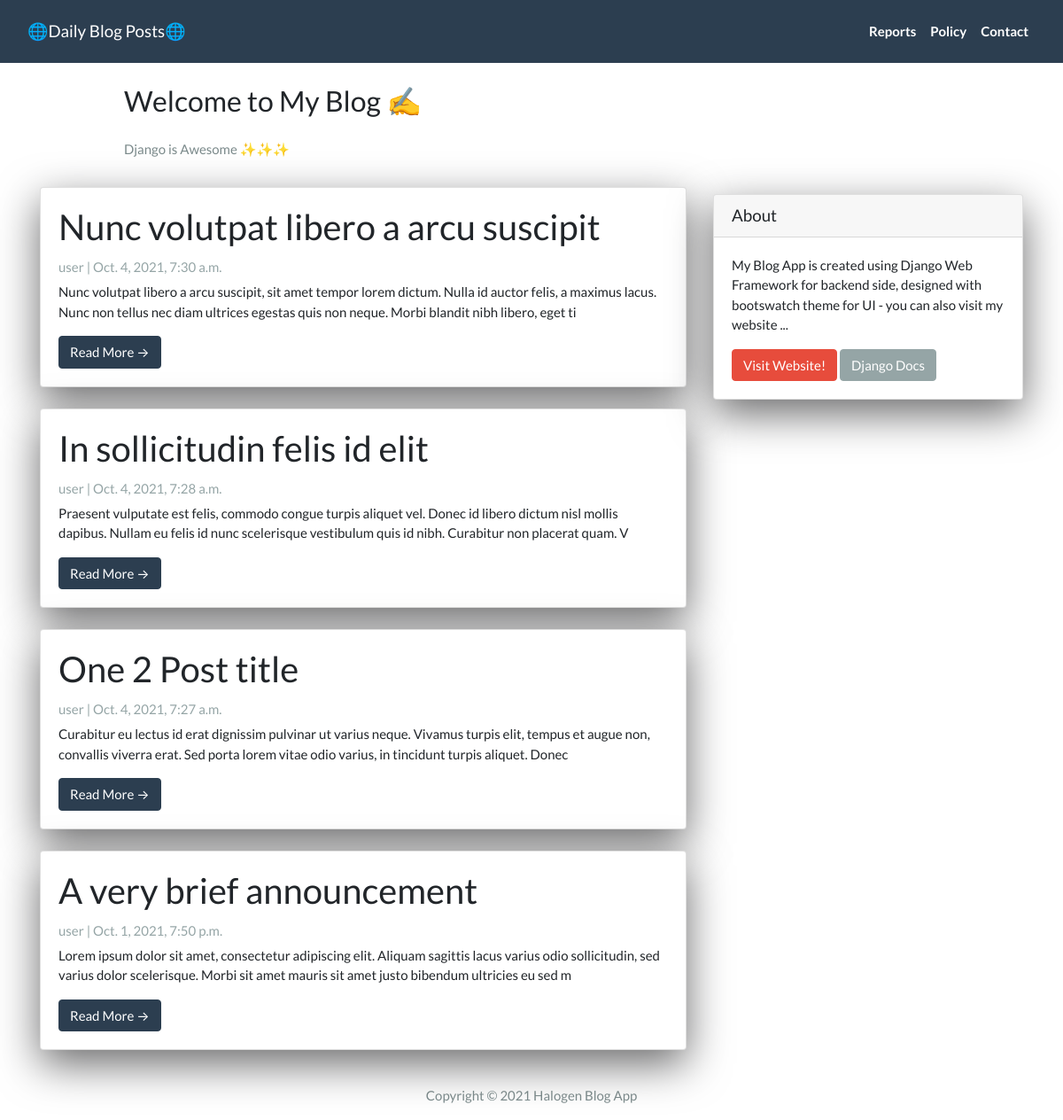
The page / on the database its author committed.
### blog/models.py (models this page shows, shortened)
class Post(models.Model):
	title = models.CharField(max_length = 200, unique = True)
	slug = models.SlugField(max_length = 200, unique = True)
	author = models.ForeignKey(User, on_delete = models.CASCADE, related_name = 'blog_posts')
	created_on = models.DateTimeField(auto_now_add = True)
	updated_on = models.DateTimeField(auto_now = True)
	content = models.TextField()
	status = models.IntegerField(choices=STATUS, default = 0)
	class Meta:
		ordering = ['-created_on']

### blog/views.py (the view)
# urls.py: path('', views.PostList.as_view(), name = 'home_page'),
class PostList(generic.ListView):
    queryset = Post.objects.filter(status = 1).order_by('-created_on')
    template_name = 'index.html'

### blog/templates/index.html (shortened to what this page needs)
{% extends "base.html" %}
{% block content %}
<header class="masthead">
  <div class="container">
    <div class="row">
      <div class=" col-md-8 col-md-10 mx-auto">
        <div class="site-heading">
          <h3 class=" site-heading my-4 mt-3 text-black"> Welcome to My Blog ✍️ </h3>
          <p class="text-dark">Django is Awesome ✨✨✨ </p>
        </div>
      </div>
    </div>
  </div>
</header>
<div class="container">
  <div class="row">
    <div class="col-md-8 mt-3 left">
      {% for post in post_list %}
      <div class="card mb-4">
        <div class="card-body">
          <h2 class="card-title">{{ post.title }}</h2>
          <p class="card-text text-muted h6">{{ post.author }} | {{ post.created_on}} </p>
          <p class="card-text">{{post.content|slice:":200"}}</p>
          <a href="{% url 'blog:post_detail' post.slug  %}" class="btn btn-primary">Read More &rarr;</a>
        </div>
      </div>
      {% endfor %}
    </div>
    {% block sidebar %}
    {% include 'sidebar.html' %}
    {% endblock sidebar %}
  </div>
</div>
{%endblock%}

### blog/templates/base.html (shortened to what this page needs)
<!DOCTYPE html>
<html>
<head>
  <link rel="stylesheet" href="https://stackpath.bootstrapcdn.com/bootswatch/4.5.2/flatly/bootstrap.min.css">
</head>
<body>
  <nav class="navbar navbar-expand-lg navbar-dark bg-primary" id="mainNav">
    <div class="container-fluid">
      <a class="navbar-brand" href="{% url 'blog:home_page' %}">🌐Daily Blog Posts🌐</a>
      <div class="collapse navbar-collapse" id="navbarResponsive">
        <ul class="navbar-nav ml-auto">
          <li class="nav-item text-black">
            <a class="nav-link text-black font-weight-bold" href="#">Reports</a>
          </li>
          <li class="nav-item text-black">
            <a class="nav-link text-black font-weight-bold" href="#">Policy</a>
          </li>
          <li class="nav-item text-black">
            <a class="nav-link text-black font-weight-bold" href="#">Contact</a>
          </li>
        </ul>
      </div>
    </div>
  </nav>
  {% block content %}{% endblock content %}
  <footer class="py-3 bg-grey">
    <p class="m-0 text-dark text-center ">Copyright &copy; 2021 Halogen Blog App </p>
  </footer>
</body>
</html>

### blog/templates/sidebar.html (shortened to what this page needs)
{% block sidebar %}
<div class="col-md-4 float-right ">
  <div class="card my-4">
    <h5 class="card-header">About</h5>
    <div class="card-body">
      <p class="card-text"> My Blog App is created using Django Web Framework for backend side, designed with bootswatch
        theme for UI - you can also visit my website ... </p>
      <a href="#" class="btn btn-danger">Visit Website!</a>
      <a href="https://docs.djangoproject.com/en/3.1/" class="btn btn-secondary">Django Docs</a>
    </div>
  </div>
</div>
{% endblock sidebar %}

### blog/templates/sidebar.html (style rules this page uses)
.card { box-shadow: 0 16px 48px #6a6a6b; }

### rows shown on the page
Post: title "Nunc volutpat libero a arcu suscipit", author "user", created_on "Oct. 4, 2021, 7:30 a.m.", content "Nunc volutpat libero a arcu suscipit, sit amet tempor lorem dictum. Nulla id auctor felis, a maximus lacus. Nunc non tellus nec diam ultrices egestas quis non neque. Morbi blandit nibh libero, eget ti"
Post: title "In sollicitudin felis id elit", author "user", created_on "Oct. 4, 2021, 7:28 a.m.", content "Praesent vulputate est felis, commodo congue turpis aliquet vel. Donec id libero dictum nisl mollis dapibus. Nullam eu felis id nunc scelerisque vestibulum quis id nibh. Curabitur non placerat quam. V"
Post: title "One 2 Post title", author "user", created_on "Oct. 4, 2021, 7:27 a.m.", content "Curabitur eu lectus id erat dignissim pulvinar ut varius neque. Vivamus turpis elit, tempus et augue non, convallis viverra erat. Sed porta lorem vitae odio varius, in tincidunt turpis aliquet. Donec"
Post: title "A very brief announcement", author "user", created_on "Oct. 1, 2021, 7:50 p.m.", content "Lorem ipsum dolor sit amet, consectetur adipiscing elit. Aliquam sagittis lacus varius odio sollicitudin, sed varius dolor scelerisque. Morbi sit amet mauris sit amet justo bibendum ultricies eu sed m"
